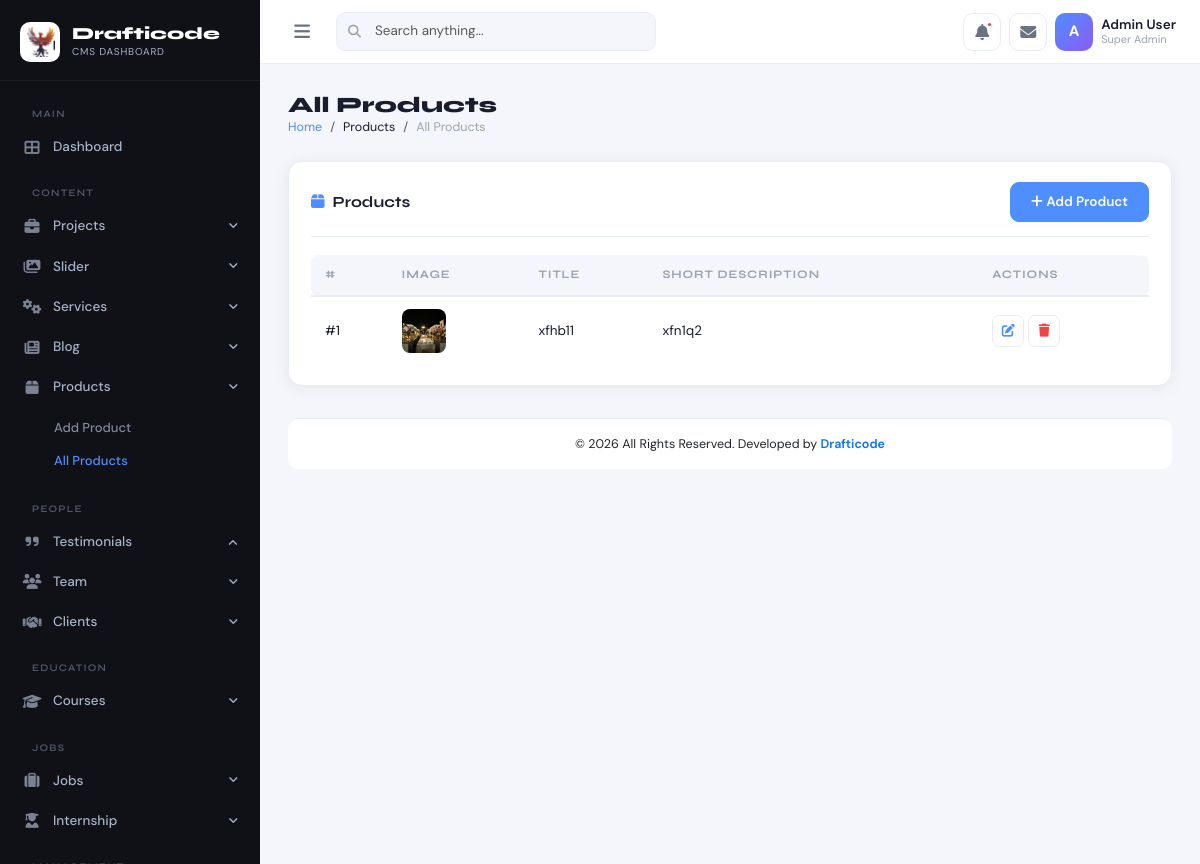
Page /admin-dashboard/product.php on the committed database.
### tables this page shows
CREATE TABLE `products` (
  `id` int(11) NOT NULL,
  `title` varchar(256) NOT NULL,
  `image` varchar(256) NOT NULL,
  `short_description` varchar(256) NOT NULL,
  `description` varchar(5000) NOT NULL
);

### admin-dashboard/product.php (the view, shortened to what this page needs)
<?php
include 'connection/config.php';
$products = $pdo->query("SELECT * FROM products ORDER BY id DESC")->fetchAll();
?>
<!DOCTYPE html>
<html lang="en">
<head>
    <link rel="stylesheet" href="https://cdnjs.cloudflare.com/ajax/libs/bootstrap/5.3.2/css/bootstrap.min.css">
    <link rel="stylesheet" href="https://cdnjs.cloudflare.com/ajax/libs/font-awesome/6.5.1/css/all.min.css">
    <link rel="stylesheet" href="assets/css/admin.css">
</head>
<body>
    <?php include 'common/sidebar.php' ?>
    <?php include 'common/topbar.php' ?>
    <div id="main-content">
          <div class="page-header">
            <div>
                <h1 class="page-title">All Products</h1>
                <nav>
                    <ol class="breadcrumb">
                        <li class="breadcrumb-item"><a href="index.php">Home</a></li>
                        <li class="breadcrumb-item">Products</li>
                        <li class="breadcrumb-item active">All Products</li>
                    </ol>
                </nav>
            </div>
        </div>
        <div class="admin-card">
            <div class="section-header">
                <h3 class="section-title">
                    <i class="fas fa-box me-2 text-primary-custom"></i>Products
                </h3>
                <div>
                    <a href="addproduct.php" class="btn btn-primary btn-sm">
                        <i class="fas fa-plus"></i> Add Product
                    </a>
                </div>
            </div>
            <div class="table-responsive">
                <table class="admin-table">
                    <thead>
                        <tr>
                            <th>#</th>
                            <th>Image</th>
                            <th>Title</th>
                            <th>Short Description</th>
                            <th>Actions</th>
                        </tr>
                    </thead>
                    <tbody>
                        <?php
                        $i = 1;
                        foreach ($products as $product) {
                        ?>
                            <tr>
                                <td>#<?= $i++ ?></td>
                                <td>
                                    <img
                                        src="../upload/<?= $product['image'] ?>"
                                        style="width:44px;height:44px;border-radius:8px;object-fit:cover;">
                                </td>
                                <td><?= htmlspecialchars($product['title']) ?></td>
                                <td><?= htmlspecialchars($product['short_description']) ?></td>
                                <td>
                                    <div class="d-flex gap-1">
                                        <a href="addproduct.php?action=edit_product&id=<?= $product['id'] ?>" class="btn-icon edit">
                                            <i class="fas fa-edit"></i>
                                        </a>
                                        <a href="function_product.php?action=delete_product&id=<?= $product['id'] ?>"
                                            class="btn-icon delete"
                                            onclick="return confirm('Delete this product?')">
                                            <i class="fas fa-trash"></i>
                                        </a>
                                    </div>
                                </td>
                            </tr>
                        <?php } ?>
                    </tbody>
                </table>
            </div>
        </div>
        <?php include 'common/footer.php' ?>
</body>
</html>

### admin-dashboard/assets/css/admin.css (style rules this page uses)
:root { --sidebar-width: 260px; --sidebar-bg: #0f1117; --sidebar-text: #a8b2c8; --sidebar-active: #ffffff; --sidebar-hover-bg: rgba(255,255,255,0.06); --sidebar-accent: #4f8eff; --topbar-height: 64px; --topbar-bg: #ffffff; --body-bg: #f4f6fb; --card-bg: #ffffff; --card-shadow: 0 2px 16px rgba(0,0,0,0.07); --card-radius: 14px; --text-primary: #1a1d2e; --text-secondary: #6b7280; --text-muted: #9ca3af; --border-color: #e8ecf4; --accent-blue: #4f8eff; --accent-purple: #8b5cf6; --accent-green: #10b981; --accent-orange: #f59e0b; --accent-red: #ef4444; --accent-cyan: #06b6d4; --transition: all 0.22s cubic-bezier(.4,0,.2,1); }
* { box-sizing: border-box; }
body { font-family: 'DM Sans', sans-serif; background: var(--body-bg); color: var(--text-primary); margin: 0; padding: 0; min-height: 100vh; font-size: 14.5px; }
h1,h2,h3,h4,h5,h6 { font-family: 'Syne', sans-serif; font-weight: 700; }
#main-content { margin-left: var(--sidebar-width); margin-top: var(--topbar-height); padding: 28px; min-height: calc(100vh - var(--topbar-height)); transition: var(--transition); }
.page-header { display: flex; align-items: center; justify-content: space-between; margin-bottom: 24px; }
.page-title { font-family: 'Syne', sans-serif; font-size: 22px; font-weight: 800; color: var(--text-primary); margin: 0; }
.breadcrumb { font-size: 12.5px; margin: 0; }
.breadcrumb-item a { color: var(--accent-blue); text-decoration: none; }
.breadcrumb-item.active { color: var(--text-muted); }
.admin-card { background: var(--card-bg); border-radius: var(--card-radius); box-shadow: var(--card-shadow); border: 1px solid var(--border-color); padding: 20px 22px; }
.admin-table { width: 100%; border-collapse: collapse; }
.admin-table thead th { background: var(--body-bg); font-family: 'Syne', sans-serif; font-size: 11.5px; font-weight: 700; text-transform: uppercase; letter-spacing: 0.08em; color: var(--text-muted); padding: 11px 14px; border-bottom: 2px solid var(--border-color); white-space: nowrap; }
.admin-table thead th:first-child { border-radius: 8px 0 0 8px; }
.admin-table thead th:last-child { border-radius: 0 8px 8px 0; }
.admin-table tbody td { padding: 12px 14px; border-bottom: 1px solid var(--border-color); font-size: 13.5px; vertical-align: middle; }
.admin-table tbody tr:last-child td { border-bottom: none; }
.btn-primary { background: var(--accent-blue); border-color: var(--accent-blue); font-weight: 600; font-size: 13.5px; padding: 9px 20px; border-radius: 9px; transition: var(--transition); }
.btn-icon { width: 32px; height: 32px; border-radius: 7px; border: 1px solid var(--border-color); background: var(--card-bg); display: inline-flex; align-items: center; justify-content: center; font-size: 13px; cursor: pointer; transition: var(--transition); text-decoration: none; }
.btn-icon.edit { color: var(--accent-blue); }
.btn-icon.delete { color: var(--accent-red); }
.section-header { display: flex; align-items: center; justify-content: space-between; margin-bottom: 18px; padding-bottom: 14px; border-bottom: 1px solid var(--border-color); }
.section-title { font-family: 'Syne', sans-serif; font-size: 15.5px; font-weight: 700; color: var(--text-primary); margin: 0; }
.text-primary-custom { color: var(--accent-blue) !important; }

### rows in the picture
products: image (picture), title "xfhb11", short_description "xfn1q2"
